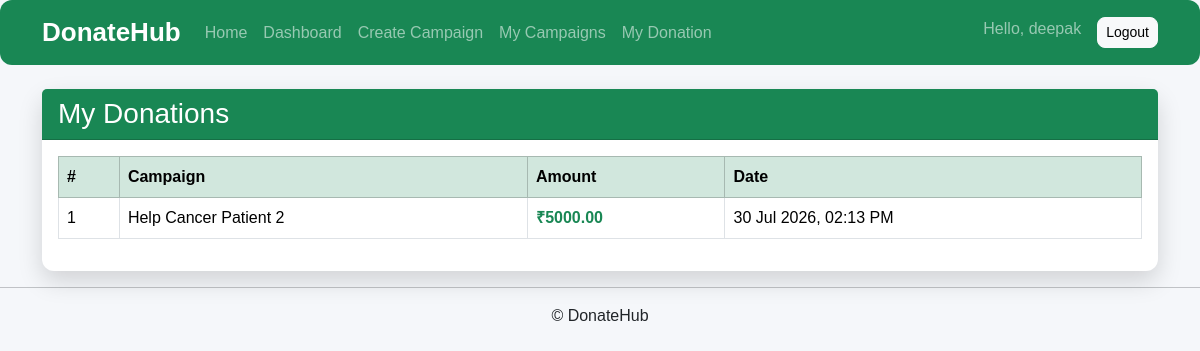
Page /donations/my/ (signed in) on the earlier database version.
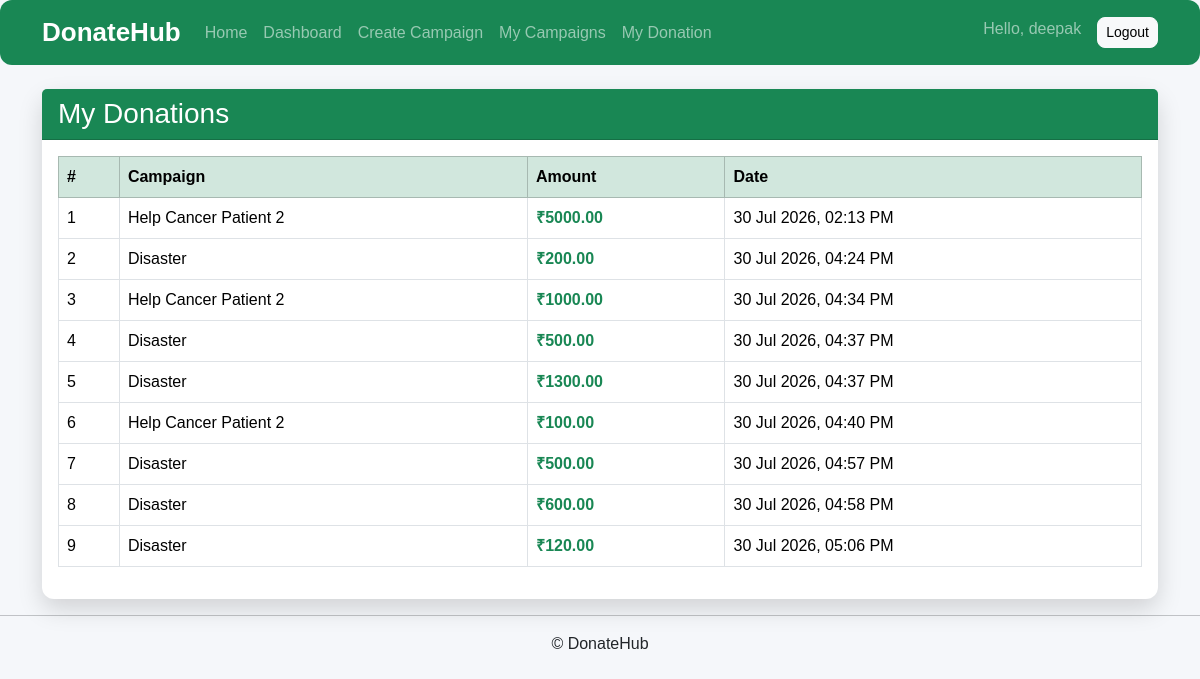
Same page on the later database version.
### donations/models.py (models this page shows, shortened)
class Donation(models.Model):
    donor=models.ForeignKey(
        settings.AUTH_USER_MODEL,
        on_delete=models.CASCADE,
        related_name="donations"
    )
    campaign=models.ForeignKey(
        Campaign,
        on_delete=models.CASCADE,
        related_name="donations"
    )
    amount=models.DecimalField(
        max_digits=10,
        decimal_places=2
    )
    donated_at=models.DateTimeField(
        auto_now_add=True
    )

### campaigns/models.py (models this page shows, shortened)
class Campaign(models.Model):
    CATEGORY_CHOICES = [
        ("OTHER", "Other"),
        ("MEDICAL", "Medical"),
        ("EDUCATION", "Education"),
        ("FOOD", "Food"),
        ("DISASTER", "Disaster Relief"),
    ]
    STATUS_CHOICES = [
        ("PENDING", "Pending"),
        ("APPROVED", "Approved"),
        ("REJECTED", "Rejected"),
        ("COMPLETED", "Completed"),
    ]
    ngo = models.ForeignKey(
        settings.AUTH_USER_MODEL,
        on_delete=models.CASCADE,
        related_name="campaigns"
    )
    title = models.CharField(
        max_length=200
    )
    description = models.TextField()
    category = models.CharField(
        max_length=20,
        choices=CATEGORY_CHOICES,
        default="OTHER"
    )
    goal_amount = models.DecimalField(
        max_digits=10,
        decimal_places=2
    )
    raised_amount = models.DecimalField(
        max_digits=10,
        decimal_places=2,
        default=0
    )
    image = models.ImageField(
        upload_to="campaigns/",
        blank=True,
        null=True
    )
    status = models.CharField(
        max_length=20,
        choices=STATUS_CHOICES,
        default="PENDING"
    )
    created_at = models.DateTimeField(
        auto_now_add=True
    )

### donations/views.py (the view)
@login_required
def my_donations(request):
    donations=Donation.objects.filter(
        donor=request.user
    )
    return render(
        request,
        "donations/my_donations.html",
        {
            "donations":donations
        }
    )

### templates/donations/my_donations.html (shortened to what this page needs)
{% extends "base.html" %}
{% block content %}
<div class="card shadow">
    <div class="card-header bg-success text-white">
        <h3 class="mb-0">My Donations</h3>
    </div>
    <div class="card-body">
        {% if donations %}
        <div class="table-responsive">
            <table class="table table-hover table-bordered align-middle">
                <thead class="table-success">
                    <tr>
                        <th>#</th>
                        <th>Campaign</th>
                        <th>Amount</th>
                        <th>Date</th>
                    </tr>
                </thead>
                <tbody>
                    {% for donation in donations %}
                    <tr>
                        <td>{{ forloop.counter }}</td>
                        <td>
                            {{ donation.campaign.title }}
                        </td>
                        <td class="fw-bold text-success">
                            ₹{{ donation.amount }}
                        </td>
                        <td>
                            {{ donation.donated_at|date:"d M Y, h:i A" }}
                        </td>
                    </tr>
                    {% endfor %}
                </tbody>
            </table>
        </div>
        {% else %}
        <div class="alert alert-info text-center mb-0">
            You haven't made any donations yet.
        </div>
        {% endif %}
    </div>
</div>
{% endblock %}

Differences in the rows shown:
added Donation: campaign "Disaster", amount "200.00", donated_at "30 Jul 2026, 04:24 PM"
added Donation: campaign "Help Cancer Patient 2", amount "1000.00", donated_at "30 Jul 2026, 04:34 PM"
added Donation: campaign "Disaster", amount "500.00", donated_at "30 Jul 2026, 04:37 PM"
added Donation: campaign "Disaster", amount "1300.00", donated_at "30 Jul 2026, 04:37 PM"
added Donation: campaign "Help Cancer Patient 2", amount "100.00", donated_at "30 Jul 2026, 04:40 PM"
added Donation: campaign "Disaster", amount "500.00", donated_at "30 Jul 2026, 04:57 PM"
added Donation: campaign "Disaster", amount "600.00", donated_at "30 Jul 2026, 04:58 PM"
added Donation: campaign "Disaster", amount "120.00", donated_at "30 Jul 2026, 05:06 PM"
